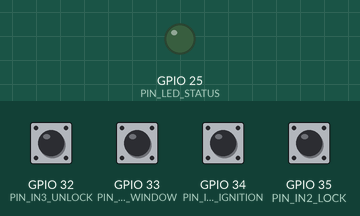
Recording of a program running on a simulated ESP32. Parts: output pins drawn as LEDs (lit = HIGH). Wiring (from diagram.json): DS1307 clock at I2C address 0x68. The test bench sets the inputs (shaded band); at power-on: GPIO 32 (PIN_IN3_UNLOCK), GPIO 33 (PIN_IN4_WINDOW), GPIO 34 (PIN_IN1_IGNITION), GPIO 35 (PIN_IN2_LOCK) HIGH. WiFi joins after 1.5 s; servers stay silent unless stated; uploads are accepted with an empty reply; the local clock reads 2024-03-15 10:24:30 at power-on unless the program sets it; storage starts empty; what the program prints to the serial monitor is not drawn.

Above: at 1.5 s.
1.6 s: GPIO 32 (PIN_IN3_UNLOCK) driven LOW
At 1.68 s:
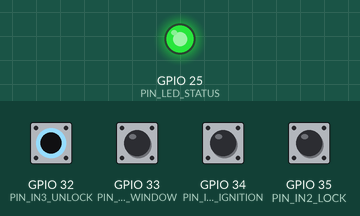
3.2 s: GPIO 33 (PIN_IN4_WINDOW) driven LOW
At 4.4 s:
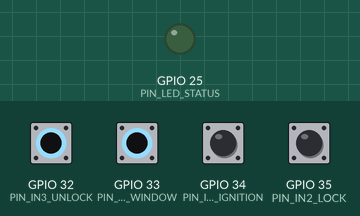
4.7 s: GPIO 34 (PIN_IN1_IGNITION) driven LOW
At 5.7 s:
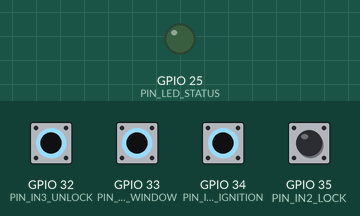
6.2 s: GPIO 35 (PIN_IN2_LOCK) driven LOW
At 6.8 s:
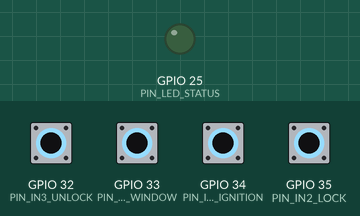
7.7 s: GPIO 32 (PIN_IN3_UNLOCK) driven HIGH
At 8.9 s:
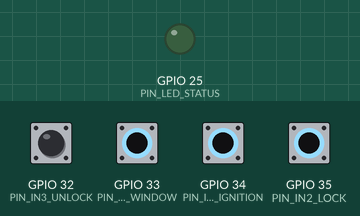
9.2 s: GPIO 33 (PIN_IN4_WINDOW) driven HIGH
At 10.3 s:
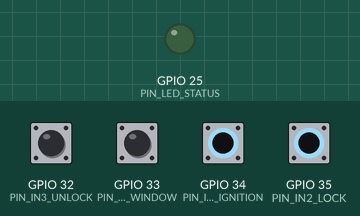
Timing chart, 0 to 11.7 s (numbered marks = the images above; inputs shaded):
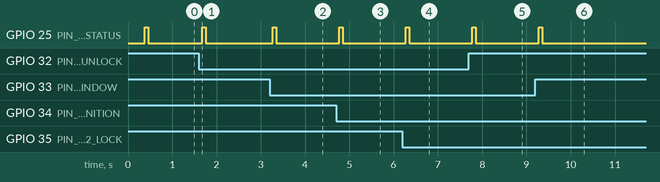

Measured:
- after the input at 1.6 s, GPIO 25 (PIN_LED_STATUS): LOW → HIGH after 0.07 s, → LOW 0.08 s later
- after the input at 3.2 s, GPIO 25 (PIN_LED_STATUS): LOW → HIGH after 0.07 s, → LOW 0.08 s later
- after the input at 4.7 s, GPIO 25 (PIN_LED_STATUS): LOW → HIGH after 0.07 s, → LOW 0.08 s later
- after the input at 6.2 s, GPIO 25 (PIN_LED_STATUS): LOW → HIGH after 0.07 s, → LOW 0.08 s later
- after the input at 7.7 s, GPIO 25 (PIN_LED_STATUS): LOW → HIGH after 0.07 s, → LOW 0.08 s later
- after the input at 9.2 s, GPIO 25 (PIN_LED_STATUS): LOW → HIGH after 0.07 s, → LOW 0.08 s later

The program:

main.cpp
```cpp
#include <Arduino.h>
#include <Wire.h>
#include <SPI.h>
#include <SD.h>
#include <time.h>
#include <WiFi.h>

// =====================================================
// LOGGER
// =====================================================

const char *LOGGER_ID = "LOGGER-001";
const char *LOG_FILE  = "/logs.jsonl";

// =====================================================
// ENTRADAS
// =====================================================

const int PIN_IN1_IGNITION = 34;
const int PIN_IN2_LOCK     = 35;
const int PIN_IN3_UNLOCK   = 32;
const int PIN_IN4_WINDOW   = 33;

// =====================================================
// RTC
// =====================================================

const int PIN_RTC_SDA = 21;
const int PIN_RTC_SCL = 22;

const byte RTC_ADDRESS = 0x68;

// =====================================================
// MICRO SD
// =====================================================

const int PIN_SD_SCK  = 18;
const int PIN_SD_MISO = 19;
const int PIN_SD_MOSI = 23;
const int PIN_SD_CS   = 5;

// =====================================================
// STATUS
// =====================================================

const int PIN_LED_STATUS = 25;

const unsigned long DEBOUNCE_MS = 40;
const unsigned long LED_PULSE_MS = 80;

// =====================================================
// ENTRADAS
// =====================================================

struct InputChannel {
  const char *id;
  const char *event;

  int pin;

  int stableState;
  int lastReading;

  unsigned long lastChangeMs;
};

InputChannel channels[] = {
  { "IN1", "IGNITION", PIN_IN1_IGNITION, HIGH, HIGH, 0 },
  { "IN2", "LOCK",     PIN_IN2_LOCK,     HIGH, HIGH, 0 },
  { "IN3", "UNLOCK",   PIN_IN3_UNLOCK,   HIGH, HIGH, 0 },
  { "IN4", "WINDOW",   PIN_IN4_WINDOW,   HIGH, HIGH, 0 }
};

const int CHANNEL_COUNT =
  sizeof(channels) / sizeof(channels[0]);

// =====================================================
// ESTADO
// =====================================================

bool sdReady = false;
bool ledActive = false;
unsigned long ledStartMs = 0;

void getRtcTimestamp(char *buffer, size_t maxLen);
#include "network_transport.h"

// RTC is UTC in this simulation. NTP supplies fallback time if RTC is absent.
// Before NTP, build time + uptime keeps offline records valid ISO 8601.
void fallbackTimestamp(char *buffer, size_t maxLen) {
  time_t current = time(nullptr);
  if (current < 1700000000) {
    struct tm build{};
    char month[4];
    int day, year, hour, minute, second;
    sscanf(__DATE__, "%3s %d %d", month, &day, &year);
    sscanf(__TIME__, "%d:%d:%d", &hour, &minute, &second);
    const char *months = "JanFebMarAprMayJunJulAugSepOctNovDec";
    const char *match = strstr(months, month);
    build.tm_mon = match ? (match - months) / 3 : 0;
    build.tm_mday = day; build.tm_year = year - 1900;
    build.tm_hour = hour; build.tm_min = minute; build.tm_sec = second;
    current = mktime(&build) + millis() / 1000;
  }
  struct tm utc{};
  gmtime_r(&current, &utc);
  strftime(buffer, maxLen, "%Y-%m-%dT%H:%M:%SZ", &utc);
}

// =====================================================
// RTC
// =====================================================

byte bcdToDec(byte value) {
  return ((value >> 4) * 10) + (value & 0x0F);
}

void getRtcTimestamp(char *buffer, size_t maxLen) {

  Wire.beginTransmission(RTC_ADDRESS);

  Wire.write(0x00);

  if (Wire.endTransmission() != 0) {

    fallbackTimestamp(buffer, maxLen);

    return;
  }

  int bytes =
    Wire.requestFrom(
      (int) RTC_ADDRESS,
      7
    );

  if (bytes < 7) {

    fallbackTimestamp(buffer, maxLen);

    return;
  }

  int second =
    bcdToDec(
      Wire.read() & 0x7F
    );

  int minute =
    bcdToDec(
      Wire.read()
    );

  byte rawHour = Wire.read();
  int hour = (rawHour & 0x40)
    ? bcdToDec(rawHour & 0x1F) % 12 + ((rawHour & 0x20) ? 12 : 0)
    : bcdToDec(rawHour & 0x3F);

  // ignora dia da semana
  Wire.read();

  int day =
    bcdToDec(
      Wire.read()
    );

  int month =
    bcdToDec(
      Wire.read() & 0x1F
    );

  int year =
    2000 +
    bcdToDec(
      Wire.read()
    );

  snprintf(
    buffer,
    maxLen,

    "%04d-%02d-%02dT%02d:%02d:%02dZ",

    year,
    month,
    day,
    hour,
    minute,
    second
  );
}

// =====================================================
// LED
// =====================================================

void triggerStatusLed() {

  digitalWrite(
    PIN_LED_STATUS,
    HIGH
  );

  ledActive = true;

  ledStartMs = millis();
}

void updateStatusLed(
  unsigned long now
) {

  if (
    ledActive &&
    (now - ledStartMs >= LED_PULSE_MS)
  ) {

    digitalWrite(
      PIN_LED_STATUS,
      LOW
    );

    ledActive = false;
  }

  // SD com erro:
  // pisca lentamente.
  if (
    !sdReady &&
    !ledActive
  ) {

    digitalWrite(
      PIN_LED_STATUS,
      ((now / 500) % 2 == 0)
        ? HIGH
        : LOW
    );
  }
}

// =====================================================
// LOG
// =====================================================

void appendLog(
  const char *inputId,
  const char *eventName,
  const char *state,
  const char *level = "INFO",
  const char *expected = "",
  const char *result = "OK",
  const char *possibleCause = ""
) {

  char timestamp[32];

  getRtcTimestamp(
    timestamp,
    sizeof(timestamp)
  );

  // Deixamos espaço para crescer o protocolo
  char payload[512];

  int written =
    snprintf(
      payload,
      sizeof(payload),

      "{"
      "\"loggerId\":\"%s\","
      "\"timestamp\":\"%s\","
      "\"level\":\"%s\","
      "\"event\":\"%s\","
      "\"signal\":\"%s\","
      "\"expected\":\"%s\","
      "\"received\":\"%s\","
      "\"result\":\"%s\","
      "\"possibleCause\":\"%s\""
      "}",

      LOGGER_ID,
      timestamp,
      level,
      eventName,
      inputId,
      expected,
      state,
      result,
      possibleCause
    );

  if (
    written < 0 ||
    written >= (int) sizeof(payload)
  ) {

    Serial.println(
      "[ERRO] Payload excedeu o buffer."
    );

    return;
  }

  // -------------------------------------------------
  // Serial
  // -------------------------------------------------

  Serial.println(payload);

  // -------------------------------------------------
  // SD
  // -------------------------------------------------

  if (!sdReady) {
    return;
  }

  File file =
    SD.open(
      LOG_FILE,
      FILE_APPEND
    );

  if (!file) {

    Serial.println(
      "[ERRO] SD: falha ao abrir logs.jsonl"
    );

    sdReady = false;

    return;
  }

  size_t saved = file.println(payload);

  file.close();

  if (saved != strlen(payload) + 2) {
    Serial.println("[SD] erro de escrita; evento nao transmitido");
    sdReady = false;
    return;
  }
  enqueueDurable(payload);

  triggerStatusLed();
}

// =====================================================
// RTC INIT
// =====================================================

void testRTC() {

  Wire.beginTransmission(
    RTC_ADDRESS
  );

  if (
    Wire.endTransmission() == 0
  ) {

    Serial.println(
      "[OK] RTC detectado em 0x68"
    );

    char timestamp[32];

    getRtcTimestamp(
      timestamp,
      sizeof(timestamp)
    );

    Serial.print(
      "[RTC] "
    );

    Serial.println(
      timestamp
    );

  } else {

    Serial.println(
      "[AVISO] RTC nao encontrado."
    );

    Serial.println(
      "[AVISO] Usando NTP ou data de compilacao + uptime ate sincronizar."
    );
  }
}

// =====================================================
// SD INIT
// =====================================================

void initSD() {

  SPI.begin(
    PIN_SD_SCK,
    PIN_SD_MISO,
    PIN_SD_MOSI,
    PIN_SD_CS
  );

  Serial.println(
    "[SD] Inicializando..."
  );

  sdReady =
    SD.begin(
      PIN_SD_CS,
      SPI
    );

  if (sdReady) {

    Serial.println(
      "[OK] Cartao SD montado."
    );

  } else {

    Serial.println(
      "[ERRO] Falha ao montar SD."
    );
  }
}

// =====================================================
// INPUT INIT
// =====================================================

void initInputs() {

  for (
    int i = 0;
    i < CHANNEL_COUNT;
    i++
  ) {

    // Pull-up externo 10k
    pinMode(
      channels[i].pin,
      INPUT
    );

    channels[i].stableState =
      digitalRead(
        channels[i].pin
      );

    channels[i].lastReading =
      channels[i].stableState;

    channels[i].lastChangeMs =
      millis();
  }
}

// =====================================================
// SETUP
// =====================================================

void setup() {

  Serial.begin(115200);

  delay(300);

  Serial.println();
  Serial.println(
    "======================================"
  );

  Serial.println(
    " LOG AUTOMOTIVO - LOGGER ESP32"
  );

  Serial.println(
    "======================================"
  );

  pinMode(
    PIN_LED_STATUS,
    OUTPUT
  );

  digitalWrite(
    PIN_LED_STATUS,
    LOW
  );

  // Entradas
  initInputs();

  // RTC
  Wire.begin(
    PIN_RTC_SDA,
    PIN_RTC_SCL
  );

  testRTC();

  // SD
  initSD();

  initNetwork();

  // Evento inicial
  appendLog(
    "SYS",
    "LOGGER_BOOT",
    "READY",
    "INFO",
    "",
    "OK",
    ""
  );

  Serial.println(
    "[LOGGER] Pronto."
  );
}

// =====================================================
// LOOP
// =====================================================

void loop() {

  unsigned long now =
    millis();

  // -------------------------------------------------
  // LED
  // -------------------------------------------------

  updateStatusLed(now);

  // -------------------------------------------------
  // ENTRADAS
  // -------------------------------------------------

  for (
    int i = 0;
    i < CHANNEL_COUNT;
    i++
  ) {

    InputChannel &ch =
      channels[i];

    int reading =
      digitalRead(
        ch.pin
      );

    // Mudança física detectada
    if (
      reading !=
      ch.lastReading
    ) {

      ch.lastChangeMs =
        now;

      ch.lastReading =
        reading;
    }

    // Estado permaneceu estável
    if (
      (now - ch.lastChangeMs >= DEBOUNCE_MS)
      &&
      reading != ch.stableState
    ) {

      ch.stableState =
        reading;

      const char *state =
        (ch.stableState == LOW)
          ? "ACTIVE"
          : "RELEASED";

      appendLog(
        ch.id,
        ch.event,
        state
      );
    }
  }

  updateNetwork(now);
  delay(1);
}
```

network_transport.h
```cpp
#pragma once
#include <Arduino.h>
#include <WiFi.h>
#include <HTTPClient.h>
#include "network_config.h"

// Only the Arduino task touches SD/RTC. HTTP runs in a separate FreeRTOS task.
struct NetworkJob { char payload[512]; uint32_t endOffset; };
struct NetworkResult { uint32_t endOffset; int status; };
QueueHandle_t eventJobs, heartbeatJobs, eventResults;
const char *OUTBOX_FILE = "/outbox.jsonl";
const char *ACK_FILE = "/sent.offset";
uint32_t sentOffset = 0, pendingEvents = 0;
bool eventInFlight = false;
bool networkReady = false;
unsigned long lastDispatch = 0, lastHeartbeat = 0;

int postJson(const char *path, const char *payload) {
  WiFiClient client;
  HTTPClient http;
  http.setConnectTimeout(1500);
  http.setTimeout(2000);
  if (!http.begin(client, String(API_BASE_URL) + path)) return -1;
  http.addHeader("Content-Type", "application/json");
  int status = http.POST(String(payload));
  if (status < 200 || status >= 300) {
    Serial.printf("[HTTP] falha %d: %s\n", status,
      status > 0 ? http.getString().c_str() : HTTPClient::errorToString(status).c_str());
  }
  http.end();
  return status;
}

void networkWorker(void *) {
  WiFi.mode(WIFI_STA);
  WiFi.begin(WIFI_SSID, WIFI_PASSWORD, 6);
  unsigned long lastConnect = millis();
  bool connected = false;
  for (;;) {
    bool online = WiFi.status() == WL_CONNECTED;
    if (online && !connected) {
      Serial.printf("[WIFI] conectado - %s - API %s\n", WiFi.localIP().toString().c_str(), API_BASE_URL);
      configTime(0, 0, "pool.ntp.org");
    }
    if (!online && connected) Serial.println("[WIFI] desconectado - eventos preservados no SD");
    connected = online;
    if (!online && millis() - lastConnect >= 10000) {
      WiFi.reconnect();
      lastConnect = millis();
    }
    NetworkJob job;
    if (online && xQueueReceive(heartbeatJobs, &job, 0) == pdTRUE) {
      int status = postJson("/api/loggers/LOGGER-001/heartbeat", job.payload);
      Serial.printf("[HEARTBEAT] %s - %d\n", status == 200 ? "aceito" : "falha; nova tentativa no proximo periodo", status);
    }
    if (xQueueReceive(eventJobs, &job, pdMS_TO_TICKS(20)) == pdTRUE) {
      int status = online ? postJson("/api/events", job.payload) : -1;
      Serial.printf("[HTTP] %s - %d\n", status == 201 ? "evento enviado" : "falha - evento mantido para retry", status);
      NetworkResult result{job.endOffset, status};
      xQueueSend(eventResults, &result, portMAX_DELAY);
    }
    vTaskDelay(pdMS_TO_TICKS(10));
  }
}

void initNetwork() {
  eventJobs = xQueueCreate(1, sizeof(NetworkJob));
  heartbeatJobs = xQueueCreate(1, sizeof(NetworkJob));
  eventResults = xQueueCreate(1, sizeof(NetworkResult));
  if (!eventJobs || !heartbeatJobs || !eventResults) {
    Serial.println("[HTTP] memoria insuficiente; eventos continuam no SD");
    return;
  }
  if (sdReady) {
    File ack = SD.open(ACK_FILE);
    if (ack) {
      // Append-only, checksummed checkpoints: interrupted writes replay safely.
      while (ack.available()) {
        String line = ack.readStringUntil('\n');
        unsigned long offset, checksum;
        if (sscanf(line.c_str(), "%lu:%lu", &offset, &checksum) == 2 &&
            (uint32_t)checksum == ((uint32_t)offset ^ 0xA55AA55Au)) sentOffset = offset;
      }
      ack.close();
    }
    File outbox = SD.open(OUTBOX_FILE);
    if (outbox) {
      if (sentOffset > outbox.size()) sentOffset = 0;
      outbox.seek(sentOffset);
      while (outbox.available()) if (outbox.read() == '\n') ++pendingEvents;
      outbox.close();
    }
  }
  Serial.printf("[FILA] %lu eventos pendentes\n", (unsigned long)pendingEvents);
  if (xTaskCreate(networkWorker, "logger-http", 8192, nullptr, 1, nullptr) != pdPASS) {
    Serial.println("[HTTP] falha ao criar tarefa; eventos continuam no SD");
    return;
  }
  lastHeartbeat = millis() - HEARTBEAT_MS;
  lastDispatch = millis() - RETRY_MS;
  networkReady = true;
}

void enqueueDurable(const char *payload) {
  File outbox = SD.open(OUTBOX_FILE, FILE_APPEND);
  if (!outbox) {
    Serial.println("[FILA] falha ao abrir outbox; evento preservado em logs.jsonl");
    return;
  }
  size_t written = outbox.println(payload);
  outbox.close();
  if (written == strlen(payload) + 2) {
    ++pendingEvents;
    Serial.printf("[FILA] salvo no SD; pendentes=%lu\n", (unsigned long)pendingEvents);
  } else Serial.println("[FILA] erro de escrita; conferir SD e logs.jsonl");
}

void updateNetwork(unsigned long now) {
  if (!networkReady) return;
  NetworkResult result;
  if (xQueueReceive(eventResults, &result, 0) == pdTRUE) {
    if (result.status == 201) {
      // Persist only after acceptance. A lost acknowledgement may replay an event.
      File ack = SD.open(ACK_FILE, FILE_APPEND);
      if (ack) {
        char checkpoint[48];
        snprintf(checkpoint, sizeof(checkpoint), "\n%lu:%lu\n", (unsigned long)result.endOffset,
          (unsigned long)(result.endOffset ^ 0xA55AA55Au));
        size_t written = ack.print(checkpoint);
        ack.close();
        if (written == strlen(checkpoint)) { sentOffset = result.endOffset; if (pendingEvents) --pendingEvents; }
        else Serial.println("[FILA] falha no checkpoint; evento sera reenviado");
      } else Serial.println("[FILA] falha no checkpoint; evento sera reenviado");
    }
    eventInFlight = false;
    lastDispatch = result.status == 201 ? now - RETRY_MS : now;
  }
  if (now - lastHeartbeat >= HEARTBEAT_MS) {
    char timestamp[32];
    getRtcTimestamp(timestamp, sizeof(timestamp));
    NetworkJob heartbeat{};
    snprintf(heartbeat.payload, sizeof(heartbeat.payload),
      "{\"timestamp\":\"%s\",\"firmwareVersion\":\"%s\",\"batteryVoltage\":%.1f,\"pendingEvents\":%lu}",
      timestamp, FIRMWARE_VERSION, DEMO_BATTERY_VOLTAGE, (unsigned long)min(pendingEvents, (uint32_t)1000000));
    xQueueOverwrite(heartbeatJobs, &heartbeat);
    lastHeartbeat = now;
  }
  if (!sdReady || eventInFlight || !pendingEvents || now - lastDispatch < RETRY_MS || WiFi.status() != WL_CONNECTED) return;
  File outbox = SD.open(OUTBOX_FILE);
  if (!outbox || !outbox.seek(sentOffset)) { if (outbox) outbox.close(); return; }
  NetworkJob job{};
  size_t length = outbox.readBytesUntil('\n', job.payload, sizeof(job.payload) - 1);
  job.endOffset = outbox.position();
  outbox.close();
  if (!length || job.payload[length - 1] != '\r') {
    Serial.println("[FILA] registro incompleto; mantido no SD para recuperacao");
    lastDispatch = now;
    return;
  }
  job.payload[length - 1] = '\0';
  eventInFlight = xQueueSend(eventJobs, &job, 0) == pdTRUE;
  lastDispatch = now;
}
```

network_config.h
```cpp
#pragma once

// Wokwi VS Code's bundled Private IoT Gateway resolves this to Windows.
constexpr const char *API_BASE_URL = "http://host.wokwi.internal:3333";
constexpr const char *WIFI_SSID = "Wokwi-GUEST";
constexpr const char *WIFI_PASSWORD = "";
constexpr const char *FIRMWARE_VERSION = "0.2.0";
constexpr float DEMO_BATTERY_VOLTAGE = 12.4f; // Simulated, not measured.
constexpr unsigned long HEARTBEAT_MS = 30000;
constexpr unsigned long RETRY_MS = 5000;
```
